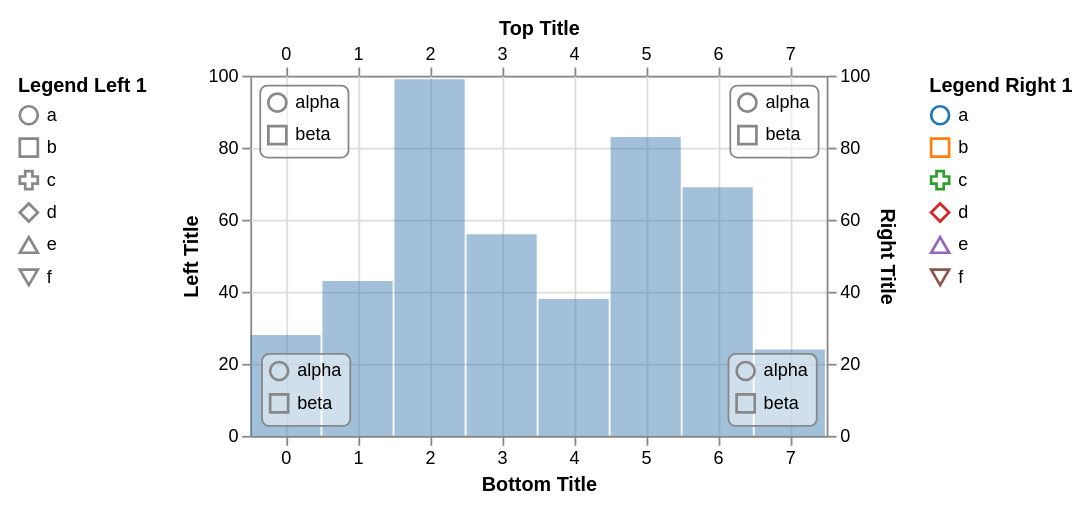

Vega-Lite specification for this chart:
### Vega specification from a JSON file in a GitHub repository (floating-point values rounded to 4 significant figures)
{"schema": {"language": "vega", "version": "3.0"}, "height": 200, "padding": 10, "signals": [{"name": "width", "update": "span(range('xscale'))"}, {"name": "cursor", "value": "default", "on": [{"events": {"marktype": "rect", "type": "mousedown"}, "update": {"value": "default"}}, {"events": {"marktype": "rect", "type": "mouseover"}, "update": {"value": "ew-resize"}}, {"events": {"marktype": "rect", "type": "mouseout"}, "update": {"value": "default"}}]}], "data": [{"name": "values", "values": [{"x": 0, "y": 28}, {"x": 1, "y": 43}, {"x": 2, "y": 99}, {"x": 3, "y": 56}, {"x": 4, "y": 38}, {"x": 5, "y": 83}, {"x": 6, "y": 69}, {"x": 7, "y": 24}]}], "scales": [{"name": "xscale", "type": "band", "rangeStep": 40, "domain": {"data": "values", "field": "x"}}, {"name": "yscale", "type": "linear", "range": [{"signal": "height"}, 0], "domain": {"data": "values", "field": "y"}, "zero": true, "nice": true}, {"name": "shapeScale", "type": "ordinal", "domain": ["a", "b", "c", "d", "e", "f"], "range": ["circle", "square", "cross", "diamond", "triangle-up", "triangle-down"]}, {"name": "colorScale", "type": "ordinal", "domain": ["a", "b", "c", "d", "e", "f"], "scheme": "category10"}, {"name": "innerScale", "type": "ordinal", "domain": ["alpha", "beta"], "range": ["circle", "square"]}], "axes": [{"scale": "yscale", "orient": "left", "tickCount": 5, "grid": false, "domain": true, "title": "Left Title"}, {"scale": "yscale", "orient": "right", "tickCount": 5, "grid": true, "domain": true, "title": "Right Title"}, {"scale": "xscale", "orient": "top", "grid": false, "domain": true, "title": "Top Title"}, {"scale": "xscale", "orient": "bottom", "grid": true, "domain": true, "title": "Bottom Title"}], "legends": [{"shape": "shapeScale", "stroke": "colorScale", "title": "Legend Right 1"}, {"shape": "shapeScale", "orient": "left", "title": "Legend Left 1"}, {"shape": "innerScale", "orient": "top-left", "offset": 5, "padding": 4, "encode": {"legend": {"enter": {"fill": {"value": "#fff"}, "fillOpacity": {"value": 0.5}, "stroke": {"value": "#888"}, "cornerRadius": {"value": 4}}}}}, {"shape": "innerScale", "orient": "top-right", "offset": 5, "padding": 4, "encode": {"legend": {"enter": {"fill": {"value": "#fff"}, "fillOpacity": {"value": 0.5}, "stroke": {"value": "#888"}, "cornerRadius": {"value": 4}}}}}, {"shape": "innerScale", "orient": "bottom-left", "offset": 6, "padding": 4, "encode": {"legend": {"enter": {"fill": {"value": "#fff"}, "fillOpacity": {"value": 0.5}, "stroke": {"value": "#888"}, "cornerRadius": {"value": 4}}}}}, {"shape": "innerScale", "orient": "bottom-right", "interactive": true, "offset": 6, "padding": 4, "encode": {"legend": {"enter": {"cursor": {"value": "crosshair"}, "fill": {"value": "#fff"}, "fillOpacity": {"value": 0.5}, "stroke": {"value": "#888"}, "cornerRadius": {"value": 4}}, "update": {"stroke": {"value": "#888"}}, "hover": {"stroke": {"value": "#f8f"}}}}}], "marks": [{"type": "rect", "from": {"data": "values"}, "encode": {"enter": {"x": {"scale": "xscale", "field": "x"}, "width": {"scale": "xscale", "band": 1, "offset": -1}, "y": {"scale": "yscale", "field": "y"}, "y2": {"scale": "yscale", "value": 0}, "fill": {"value": "steelblue"}, "fillOpacity": {"value": 0.5}, "stroke": {"color": {"l": {"value": 50}, "a": {"value": 100}, "b": {"value": -20}}}, "cursor": {"value": "pointer"}}, "update": {"strokeWidth": {"value": 0}, "zindex": {"value": 0}}, "hover": {"strokeWidth": {"value": 5}, "zindex": {"value": 1}}}}]}
